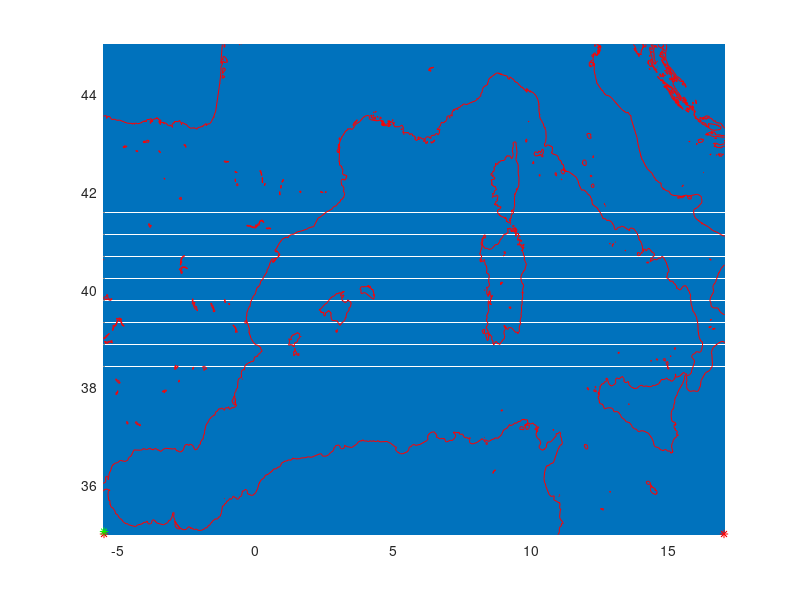

The MATLAB script that drew this image:
clear all
close all

%%%%%%%% CREATES MESH:

%Mesh Dimension (degrees)

%CASE TESTS
%MED
LonMin=-5.5;LonMax=17;LatMin=35;LatMax=45; 
%BAL
%LonMin=-5;LonMax=12.9;LatMin=51;LatMax=60; 

%Resolution:
inc=3;% ALPHA; in milles   (minutes of arcmax)

%%%%%%%%%%%%% END OF INPUTS %%%%

axis([LonMin LonMax LatMin LatMax]);
%Make the mesh within these two limits and with the inc increase
%Calculate Nx i Ny
inc=inc/60.0;
Nx=floor((LonMax-LonMin)/inc)+1;
Ny=floor((LatMax-LatMin)/inc)+1;
nodes=zeros(Nx*Ny,2);
nodes(:,1)=[1:1:Nx*Ny]; 

tira_lon=[LonMin:inc:LonMin+inc*(Nx-1)];
tira_lat=[LatMin:inc:LatMin+inc*(Ny-1)];
% Build nodes: 
for j=1:Ny
  nodes(Nx*(j-1)+1:Nx*j,1)=tira_lon;
  nodes(Nx*(j-1)+1:Nx*j,2)=tira_lat(j);
end
figure(1)
hold on
plot(nodes(:,1),nodes(:,2),'.')

plot(nodes(Nx,1),nodes(Nx,2),'*r')
plot(nodes(1,1),nodes(1,2),'*r')
plot(nodes(Nx+1,1),nodes(Nx+1,2),'*g')
load in/ldc_euro_i_mask.mat;

plot(lon,lat,'r-')
inc=inc*60; % to change it into minutes
save('in/nods','nodes','Nx','Ny','inc','LonMin','LonMax','LatMin','LatMax','tira_lat','tira_lon')
disp('Mesh done')